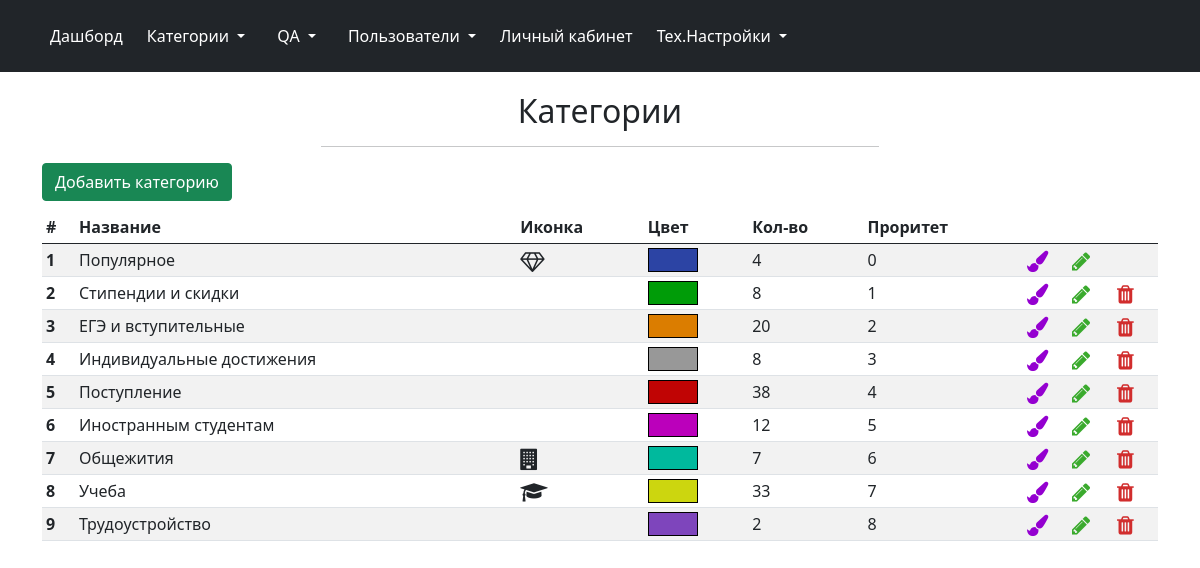
Before: /admin/category (signed in) with the older database file.
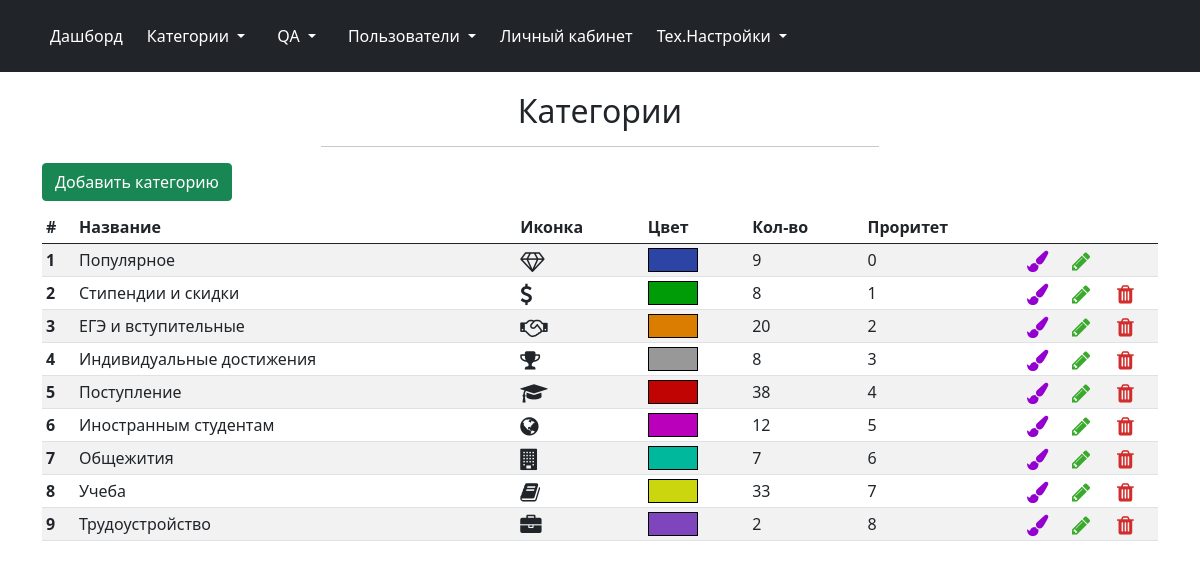
After: the same page with the newer database file.
### dbase.py (models this page shows, shortened)
class Categories(db.Model):
    id = db.Column(db.Integer, primary_key = True)
    name = db.Column(db.String(100), nullable=False)
    priority = db.Column(db.Integer, nullable=False)
    icon_name = db.Column(db.String(30))
    color = db.Column(db.String(7))

### admin/admin.py (the view)
@admin.route('/category')
@login_required
def category():
    if not current_user.right_category:
        return render_template('admin/access_denied.html')
    add_category_form = forms.AddCategoryForm()
    edit_category_form = forms.EditCategoryForm()
    delete_category_form = forms.DeleteCategoryForm()
    try:
        categories = Categories.query.order_by(Categories.priority)
        questions = Questions.query
    except (NameError, AttributeError):
        return "Ошибка чтения из БД"
    categories_id_count = functions.get_categories_id_count(categories.count(), questions)
    categories_questions_count = []
    for category in categories:
        categories_questions_count += [(category, categories_id_count[category.id])]
    return render_template("admin/category.html", add_category_form=add_category_form,
                           edit_category_form=edit_category_form, delete_category_form=delete_category_form,
                           categories_questions_count=categories_questions_count)

### admin/admin.py (called while the page is built)
@admin.before_request
def before_request():
    if current_user.is_authenticated:
        if current_user.is_deactivated:
            logout_user()
            flash("Ваш аккаунт заблокирован. Для получения дополнительных сведений обратитесь к администратору",
                  category='danger')
            return redirect(url_for('.login'))

### admin/functions.py (called while the page is built)
def get_categories_id_count(categories_count, questions):
    categories_id_count = {count: 0 for count in range(categories_count)}
    for question in questions:
        categories_id_count[question.cat_id] += 1
        if question.is_popular:
            categories_id_count[0] += 1
    return categories_id_count

### app.py (called while the page is built)
@login_manager.user_loader
def load_user(user_id):
    return Users.query.get(user_id)

### admin/templates/admin/category.html (shortened to what this page needs)
{% extends 'admin/base.html' %}
{% import "admin/macros.html" as macros %}
{% block page_header %}
Категории
{% endblock %}
{% block body %}
<div class="btn_container">
	<button type="button" class="btn btn-success button_active" data-bs-toggle="modal" data-bs-target="#addModal">
		Добавить категорию
	</button>
</div>
<table class="table table-striped table-sm">
	<thead>
		<tr>
			<th scope="col">#</th>
			<th scope="col">Название</th>
			<th scope="col">Иконка</th>
			<th scope="col">Цвет</th>
			<th scope="col">Кол-во</th>
			<th scope="col">Проритет</th>
			<th scope="col"></th>
			<th scope="col"></th>
			<th scope="col"></th>
		</tr>
	</thead>
	<tbody>
		{% for category in categories_questions_count %}
		<tr class="table_line_item" data-id="{{ category[0].id }}" data-name="{{ category[0].name }}" data-icon_name="{{ category[0].icon_name }}" data-count_qa="{{ category[1] }}">
			<th scope="row">{{ category[0].id }}</th>
			<td>{{ category[0].name }}</td>
			<td scope="col">
				<i class="fa fa-lg {{ category[0].icon_name }}" aria-hidden="true"></i>
			</td>
			<td scope="col">
				<div class="category_color" style="background-color: {{ category[0].color }};"></div>
			</td>
			<td>{{ category[1] }}</td>
			<td>{{ category[0].priority }}</td>
			<td scope="col" width="45">
				<a href="{{ url_for('.colors', cat_id=('popular' if category[0].id == 0 else category[0].id)) }}">
					<i class="fa fa-paint-brush fa-lg table_action_icon change_color_icon" aria-hidden="true" title="Изменить цвет"></i>
				</a>
			</td>
			<td scope="col" width="45"><i class="fa fa-pencil fa-lg table_action_icon edit_icon" aria-hidden="true" data-bs-toggle="modal" data-bs-target="#editModal" title="Редактировать"></i></td>
			<td scope="col" width="45">
				{% if category[0].id != 0 %}
				<i class="fa fa-trash fa-lg table_action_icon delete_icon" aria-hidden="true" data-bs-toggle="modal" data-bs-target="#deleteModal" title="Удалить"></i>
				{% endif %}
			</td>
		</tr>
		{% endfor %}
	</tbody>
</table>
{% endblock %}

### admin/templates/admin/base.html (shortened to what this page needs)
<!DOCTYPE html>
<html lang="ru">
<head>
	<link href="https://cdn.jsdelivr.net/npm/bootstrap@5.0.1/dist/css/bootstrap.min.css" rel="stylesheet">
	<link rel="stylesheet" href="{{ url_for('static', filename='libraries/css/font-awesome.min.css') }}">
	<link rel="stylesheet" href="{{ url_for('.static', filename='css/style.css') }}">
</head>
<body>
	<header class="p-3 bg-dark text-white">
		<div class="container">
			<div class="d-flex flex-wrap align-items-center justify-content-center justify-content-lg-start">
				<ul class="nav col-12 col-lg-auto me-lg-auto mb-2 justify-content-center mb-md-0">
					<li><a href="{{ url_for('.index') }}" class="nav-link px-2 text-white">Дашборд</a></li>
					<li class="nav-item dropdown">
						<a class="nav-link dropdown-toggle text-white" href="{{ url_for('.category') }}" id="navbarDropdown" role="button" aria-expanded="false">
							Категории
						</a>
					</li>
					<li class="nav-item dropdown">
						<a class="nav-link dropdown-toggle text-white" href="{{ url_for('.qa') }}" id="navbarDropdown" role="button" aria-expanded="false">
							QA
						</a>
					</li>
					<li class="nav-item dropdown">
						<a class="nav-link dropdown-toggle text-white" href="{{ url_for('.users') }}" id="navbarDropdown" role="button" aria-expanded="false">
							Пользователи
						</a>
					</li>
					<li><a href="{{ url_for('.account') }}" class="nav-link px-2 text-white">Личный кабинет</a></li>
					<li class="nav-item dropdown">
						<span class="nav-link dropdown-toggle text-white" id="navbarDropdown" role="button" aria-expanded="false">
							Тех.Настройки
						</span>
					</li>
				</ul>
			</div>
		</div>
	</header>
	<div class="container">
		<div class="col-6 offset-3">
			<h2 class="account_title">{% block page_header %}{% endblock %}</h2>
			<hr>
		</div>
		{% block body %}{% endblock %}
	</div>
</body>
</html>

### admin/static/css/style.css (style rules this page uses)
header { margin-bottom: 20px; }
.delete_icon { color: #d12d2d; }
.edit_icon { color: #3aaa2d; }
.change_color_icon { color: #9400d0; }
.table_action_icon { cursor: pointer; }
.account_title, .change_psswd { text-align: center; }
.category_color { width: 50px; height: 24px; border: 1px solid black; }
.btn_container { margin-bottom: 10px; }
.button_active { margin-right: 10px; }

Changed rows visible on the page:
computed for Categories "Популярное": category "4" → "9"
changed Categories "Стипендии и скидки": icon_name empty → "fa-dollar" (drawn)
changed Categories "ЕГЭ и вступительные": icon_name empty → "fa-handshake-o" (drawn)
changed Categories "Индивидуальные достижения": icon_name empty → "fa-trophy" (drawn)
changed Categories "Поступление": icon_name "None" → "fa-graduation-cap" (drawn)
changed Categories "Иностранным студентам": icon_name empty → "fa-globe" (drawn)
changed Categories "Учеба": icon_name "fa-mortar-board" → "fa-book" (drawn)
changed Categories "Трудоустройство": icon_name empty → "fa-briefcase" (drawn)
